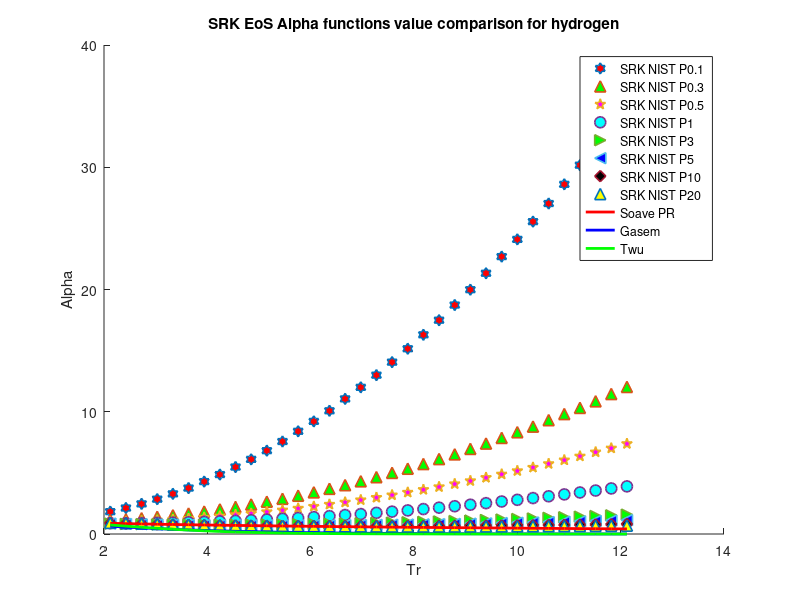

Here is the MATLAB script that generated this plot:
clear 
clc
load hydrogen_rho_different_pressure_data.mat
%PR Oxygen
P = [0.1E6,0.3E6,0.5E6,1E6,3E6,5E6,10E6,20E6]; %pa
omega = -0.216; %Acentric factor
Tc = 33; %K
Pc = 1.29E6; %Pa
R = 8.31446 %J/K*mol
b = 0.08664*(R*Tc/Pc);
a = 0.42747*(((R^2)*(Tc^2))/Pc);
T = 70; %k
M = 2/1000; %kg/mol
S1 = 0.48508+1.55171*omega-0.15613*omega^2;
for i = 1:1:34
   Tr=T/Tc;
   Tr_list(i) = Tr;
   for j = 1:1:8
       Vm(i,j) = M/rho(i,j);
   end
   alpha_0(i) = (Tr)^(-0.171813)*exp(0.125283*(1-(Tr)^(1.77634)));
   alpha_1(i) = (Tr)^(-0.607352)*exp(0.511614*(1-(Tr)^(2.20517)));
   alpha_PR_01(i) = ((R*T)/(Vm(i,1)-b)-P(1))*((Vm(i,1)^2+b*Vm(i,1))/a);
   alpha_PR_03(i) = ((R*T)/(Vm(i,2)-b)-P(2))*((Vm(i,2)^2+b*Vm(i,2))/a);
   alpha_PR_05(i) = ((R*T)/(Vm(i,3)-b)-P(3))*((Vm(i,3)^2+b*Vm(i,3))/a);
   alpha_PR_1(i) = ((R*T)/(Vm(i,4)-b)-P(4))*((Vm(i,4)^2+b*Vm(i,4))/a);
   alpha_PR_3(i) = ((R*T)/(Vm(i,5)-b)-P(5))*((Vm(i,5)^2+b*Vm(i,5))/a);
   alpha_PR_5(i) = ((R*T)/(Vm(i,6)-b)-P(6))*((Vm(i,6)^2+b*Vm(i,6))/a);
   alpha_PR_10(i) = ((R*T)/(Vm(i,7)-b)-P(7))*((Vm(i,7)^2+b*Vm(i,7))/a);
   alpha_PR_20(i) = ((R*T)/(Vm(i,8)-b)-P(8))*((Vm(i,8)^2+b*Vm(i,8))/a);
   alpha_soave_PR(i) =(1+S1*(1-sqrt(Tr)))^2;
   alpha_Gasem(i) = exp((1.943+0.926*Tr)*(1-(Tr)^0.1441));
   alpha_twu(i) = alpha_0(i)+omega*(alpha_1(i)-alpha_0(i));
   Temp(i)=T;
   T = T+10;
end
hold on
plot(Tr_list,alpha_PR_01,'h','MarkerSize',8,'MarkerFaceColor','r','LineWidth',1.2)
plot(Tr_list,alpha_PR_03,'^','MarkerSize',8,'MarkerFaceColor','g','LineWidth',1.2)
plot(Tr_list,alpha_PR_05,'p','MarkerSize',8,'MarkerFaceColor','m','LineWidth',1.2)
plot(Tr_list,alpha_PR_1,'o','MarkerSize',8,'MarkerFaceColor','c','LineWidth',1.2)
plot(Tr_list,alpha_PR_3,'>','MarkerSize',8,'MarkerFaceColor','g','LineWidth',1.2)
plot(Tr_list,alpha_PR_5,'<','MarkerSize',8,'MarkerFaceColor','b','LineWidth',1.2)
plot(Tr_list,alpha_PR_10,'d','MarkerSize',8,'MarkerFaceColor','k','LineWidth',1.2)
plot(Tr_list,alpha_PR_20,'^','MarkerSize',8,'MarkerFaceColor','y','LineWidth',1.2)
plot(Tr_list,alpha_soave_PR,'r','LineWidth',2)
plot(Tr_list,alpha_Gasem,'b','LineWidth',2)
plot(Tr_list,alpha_twu,'g','LineWidth',2)
hold off
legend('SRK NIST P0.1','SRK NIST P0.3','SRK NIST P0.5','SRK NIST P1','SRK NIST P3','SRK NIST P5','SRK NIST P10','SRK NIST P20','Soave PR','Gasem','Twu')
xlabel('Tr')
ylabel('Alpha')
title('SRK EoS Alpha functions value comparison for hydrogen')
